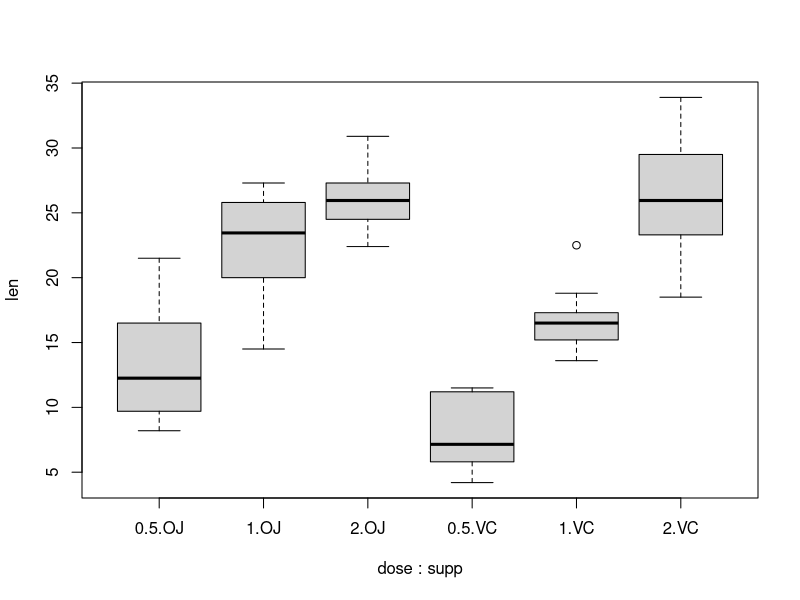

Recreate this plot in R.
## ---- chunk 1
data(ToothGrowth)
boxplot(len ~ dose + supp, data = ToothGrowth)
## ---- chunk 2
t.test(len ~ supp,  data=subset(ToothGrowth, dose == 0.5))
t.test(len ~ supp,  data=subset(ToothGrowth, dose == 1.0))
t.test(len ~ supp,  data=subset(ToothGrowth, dose == 2.0))
